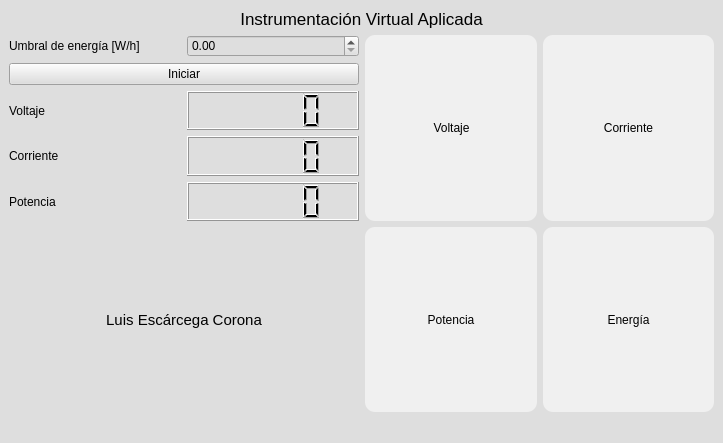
<?xml version="1.0" encoding="UTF-8"?>
<ui version="4.0">
 <class>MainWindow</class>
 <widget class="QMainWindow" name="MainWindow">
  <property name="geometry">
   <rect>
    <x>0</x>
    <y>0</y>
    <width>723</width>
    <height>443</height>
   </rect>
  </property>
  <property name="windowTitle">
   <string>MainWindow</string>
  </property>
  <property name="styleSheet">
   <string notr="true">background-color: rgb(222, 222, 222);</string>
  </property>
  <widget class="QWidget" name="centralwidget">
   <layout class="QGridLayout" name="gridLayout_2">
    <item row="0" column="0">
     <layout class="QVBoxLayout" name="verticalLayout_11">
      <item>
       <widget class="QLabel" name="label">
        <property name="font">
         <font>
          <pointsize>13</pointsize>
         </font>
        </property>
        <property name="accessibleName">
         <string>0</string>
        </property>
        <property name="layoutDirection">
         <enum>Qt::LeftToRight</enum>
        </property>
        <property name="text">
         <string>Instrumentación Virtual Aplicada</string>
        </property>
        <property name="textFormat">
         <enum>Qt::PlainText</enum>
        </property>
        <property name="alignment">
         <set>Qt::AlignCenter</set>
        </property>
       </widget>
      </item>
      <item>
       <layout class="QHBoxLayout" name="horizontalLayout_3">
        <item>
         <layout class="QVBoxLayout" name="verticalLayout_10">
          <item>
           <layout class="QVBoxLayout" name="verticalLayout_6">
            <item>
             <layout class="QHBoxLayout" name="horizontalLayout_2">
              <item>
               <layout class="QVBoxLayout" name="verticalLayout_5">
                <item>
                 <widget class="QLabel" name="label_4">
                  <property name="text">
                   <string>Umbral de energía [W/h]</string>
                  </property>
                 </widget>
                </item>
               </layout>
              </item>
              <item>
               <layout class="QVBoxLayout" name="verticalLayout_4">
                <item>
                 <widget class="QDoubleSpinBox" name="doubleSpinBox_umbral"/>
                </item>
               </layout>
              </item>
             </layout>
            </item>
            <item>
             <widget class="QPushButton" name="start">
              <property name="text">
               <string>Iniciar</string>
              </property>
             </widget>
            </item>
            <item>
             <layout class="QHBoxLayout" name="horizontalLayout">
              <item>
               <layout class="QVBoxLayout" name="verticalLayout_3">
                <item>
                 <widget class="QLabel" name="label_3">
                  <property name="text">
                   <string>Voltaje</string>
                  </property>
                 </widget>
                </item>
                <item>
                 <widget class="QLabel" name="label_5">
                  <property name="text">
                   <string>Corriente</string>
                  </property>
                 </widget>
                </item>
                <item>
                 <widget class="QLabel" name="label_6">
                  <property name="text">
                   <string>Potencia</string>
                  </property>
                 </widget>
                </item>
               </layout>
              </item>
              <item>
               <layout class="QVBoxLayout" name="verticalLayout_2">
                <item>
                 <widget class="QLCDNumber" name="lcd_voltaje"/>
                </item>
                <item>
                 <widget class="QLCDNumber" name="lcd_current"/>
                </item>
                <item>
                 <widget class="QLCDNumber" name="lcd_power"/>
                </item>
               </layout>
              </item>
             </layout>
            </item>
           </layout>
          </item>
          <item>
           <widget class="QLabel" name="label_7">
            <property name="font">
             <font>
              <pointsize>11</pointsize>
             </font>
            </property>
            <property name="text">
             <string>Luis Escárcega Corona</string>
            </property>
            <property name="alignment">
             <set>Qt::AlignCenter</set>
            </property>
           </widget>
          </item>
         </layout>
        </item>
        <item>
         <layout class="QGridLayout" name="gridLayout">
          <item row="0" column="0">
           <widget class="QFrame" name="frame">
            <property name="styleSheet">
             <string notr="true">background-color:rgb(240, 240, 240);
border-radius:10px;
</string>
            </property>
            <property name="frameShape">
             <enum>QFrame::StyledPanel</enum>
            </property>
            <property name="frameShadow">
             <enum>QFrame::Raised</enum>
            </property>
            <layout class="QVBoxLayout" name="verticalLayout" stretch="1,5">
             <property name="leftMargin">
              <number>10</number>
             </property>
             <item>
              <widget class="QLabel" name="label_8">
               <property name="text">
                <string>Voltaje</string>
               </property>
               <property name="alignment">
                <set>Qt::AlignCenter</set>
               </property>
              </widget>
             </item>
             <item>
              <layout class="QVBoxLayout" name="grafica_voltaje"/>
             </item>
            </layout>
           </widget>
          </item>
          <item row="0" column="1">
           <widget class="QFrame" name="frame_2">
            <property name="styleSheet">
             <string notr="true">background-color:rgb(240, 240, 240);
border-radius:10px;
</string>
            </property>
            <property name="frameShape">
             <enum>QFrame::StyledPanel</enum>
            </property>
            <property name="frameShadow">
             <enum>QFrame::Raised</enum>
            </property>
            <layout class="QVBoxLayout" name="verticalLayout_7" stretch="1,5">
             <item>
              <widget class="QLabel" name="label_12">
               <property name="text">
                <string>Corriente</string>
               </property>
               <property name="alignment">
                <set>Qt::AlignCenter</set>
               </property>
              </widget>
             </item>
             <item>
              <layout class="QVBoxLayout" name="grafica_corriente"/>
             </item>
            </layout>
           </widget>
          </item>
          <item row="1" column="0">
           <widget class="QFrame" name="frame_3">
            <property name="styleSheet">
             <string notr="true">background-color:rgb(240, 240, 240);
border-radius:10px;

</string>
            </property>
            <property name="frameShape">
             <enum>QFrame::StyledPanel</enum>
            </property>
            <property name="frameShadow">
             <enum>QFrame::Raised</enum>
            </property>
            <layout class="QVBoxLayout" name="verticalLayout_8" stretch="1,5">
             <item>
              <widget class="QLabel" name="label_9">
               <property name="text">
                <string>Potencia</string>
               </property>
               <property name="alignment">
                <set>Qt::AlignCenter</set>
               </property>
              </widget>
             </item>
             <item>
              <layout class="QVBoxLayout" name="graphicsView_voltage_3"/>
             </item>
            </layout>
           </widget>
          </item>
          <item row="1" column="1">
           <widget class="QFrame" name="frame_4">
            <property name="styleSheet">
             <string notr="true">background-color:rgb(240, 240, 240);
border-radius:10px;
</string>
            </property>
            <property name="frameShape">
             <enum>QFrame::StyledPanel</enum>
            </property>
            <property name="frameShadow">
             <enum>QFrame::Raised</enum>
            </property>
            <layout class="QVBoxLayout" name="verticalLayout_9" stretch="1,5">
             <item>
              <widget class="QLabel" name="label_10">
               <property name="text">
                <string>Energía</string>
               </property>
               <property name="alignment">
                <set>Qt::AlignCenter</set>
               </property>
              </widget>
             </item>
             <item>
              <layout class="QVBoxLayout" name="graphicsView_voltage_4"/>
             </item>
            </layout>
           </widget>
          </item>
         </layout>
        </item>
       </layout>
      </item>
     </layout>
    </item>
   </layout>
  </widget>
  <widget class="QStatusBar" name="statusbar"/>
 </widget>
 <resources/>
 <connections/>
</ui>
